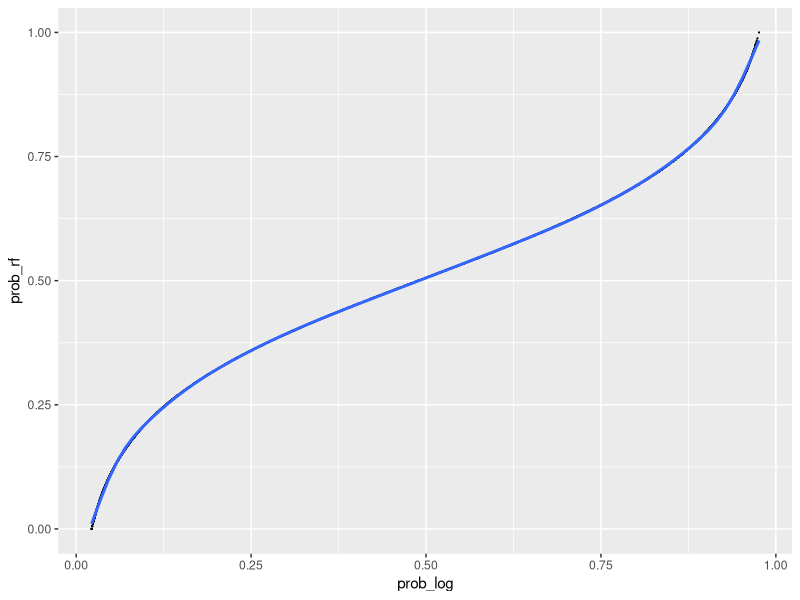
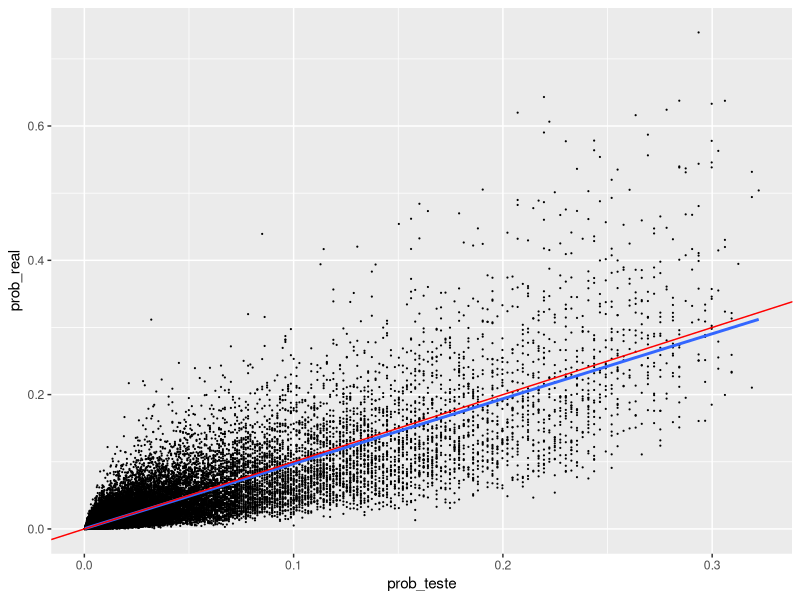

The R script that drew these images, in order:
## ---- chunk 1
knitr::opts_chunk$set(echo = TRUE)
## ---- chunk 2
library(magrittr)
simulate_data <- function(n){
  X <- data.frame(matrix(runif(n*10), ncol = 10))
  Y <- data.frame(Y = rbinom(n, size = 1, prob = apply(X, 1, sum) %>%
                               pnorm(mean = 8)
                             ) %>% 
                    as.factor()
                               
  ) 
  dplyr::bind_cols(X, Y)
}
## ---- chunk 3
set.seed(98123)
treino <- simulate_data(100000)
teste <- simulate_data(100000)
## ---- chunk 4
suppressPackageStartupMessages(library(dplyr))
balancear <- function(df, p){
  n_resposta <- sum(df$Y == "1")
  n_n_resposta <- floor((1 - p)*n_resposta/p)
  
  bind_rows(
    df %>% filter(Y == "1"),
    df %>% filter(Y == "0") %>% sample_n(n_n_resposta)
  )
}
## ---- chunk 5
suppressPackageStartupMessages(library(randomForest))
df <- balancear(treino, 0.5)
modelo_rf <- randomForest(Y ~ ., data = df)
## ---- chunk 6
df_prob <- data.frame(x = predict(modelo_rf, type = "prob")[,2],
                      Y = df$Y
                      )
modelo_log <- glm(Y~., data = df_prob, family = "binomial")
summary(modelo_log)
## ---- chunk 7
library(ggplot2)
data.frame(
  prob_log = predict(modelo_log, newdata = df_prob, type = "response"), 
  prob_rf = predict(modelo_rf, type = "prob")[,2]
  ) %>%
  ggplot(aes(x = prob_log, y = prob_rf)) + 
  geom_point(size = 0.1) +
  stat_smooth()
## ---- chunk 8
modelo_log$coefficients[1] <- 
modelo_log$coefficients[1] - log(sum(treino$Y == "0") / sum(treino$Y == "1"))
## ---- chunk 9
teste$x <- predict(modelo_rf, newdata = teste, type = "prob")[,2]
## ---- chunk 10
prob_teste <- predict(modelo_log, teste, type = "response")
prob_real <- apply(teste[, 1:10], 1, sum) %>% pnorm(mean = 8)

summary(abs(prob_teste - prob_real))
## ---- chunk 11
data.frame(
  prob_teste = prob_teste,
  prob_real = prob_real
  ) %>%
  ggplot(aes(x = prob_teste, y = prob_real)) + 
  geom_point(size = 0.1) +
  stat_smooth(method = "lm") + 
  geom_abline(intercept = 0, slope = 1, colour = "red")
